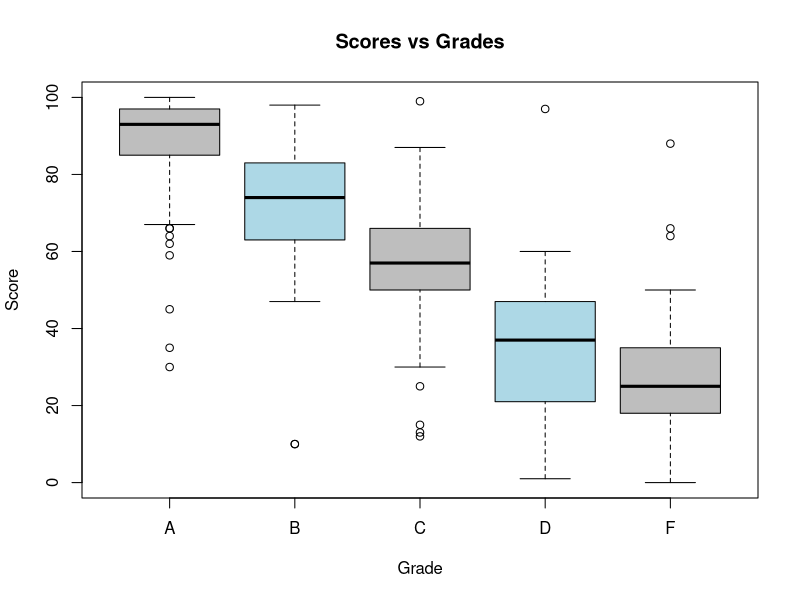
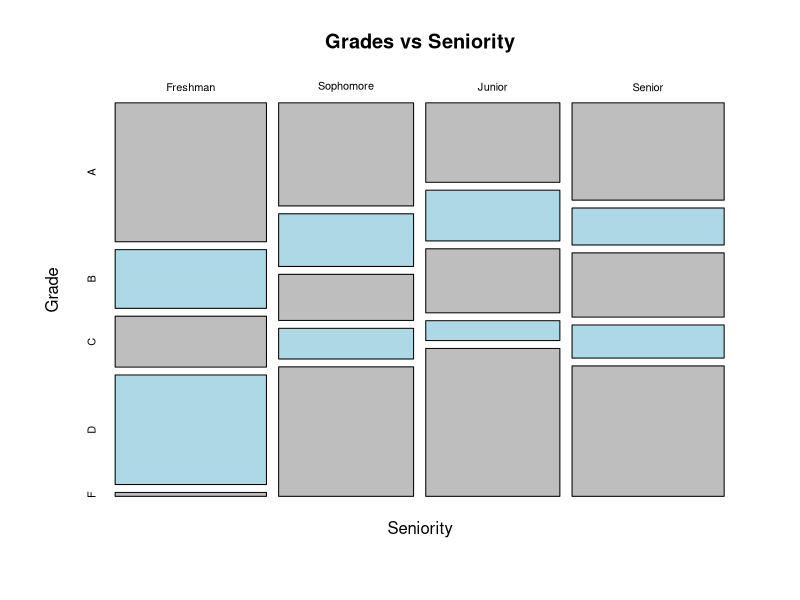
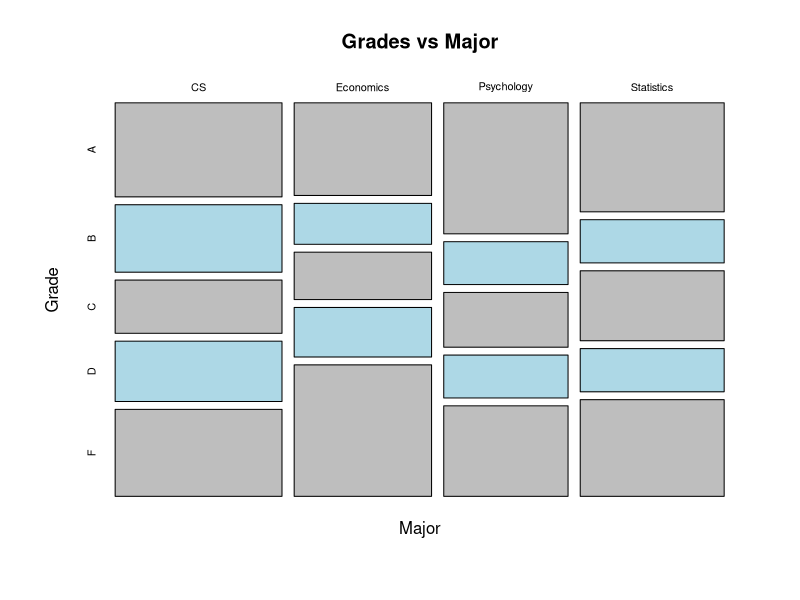
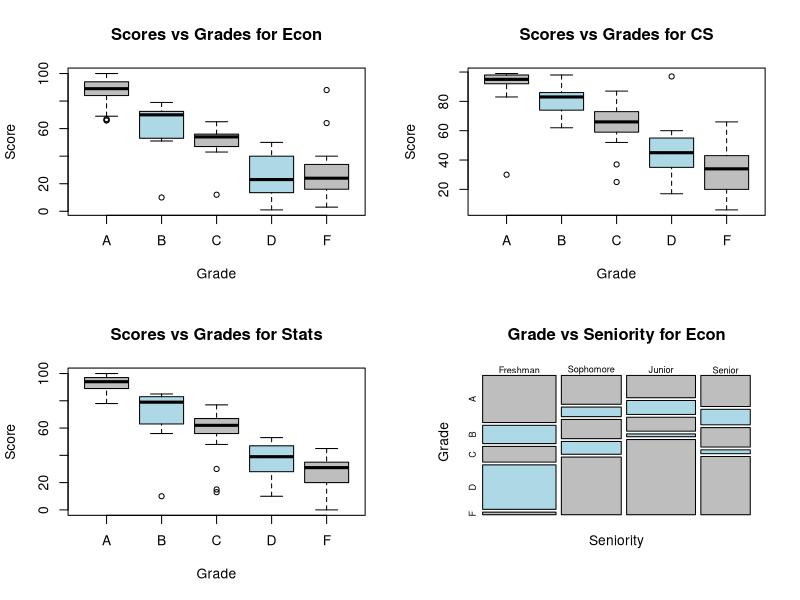
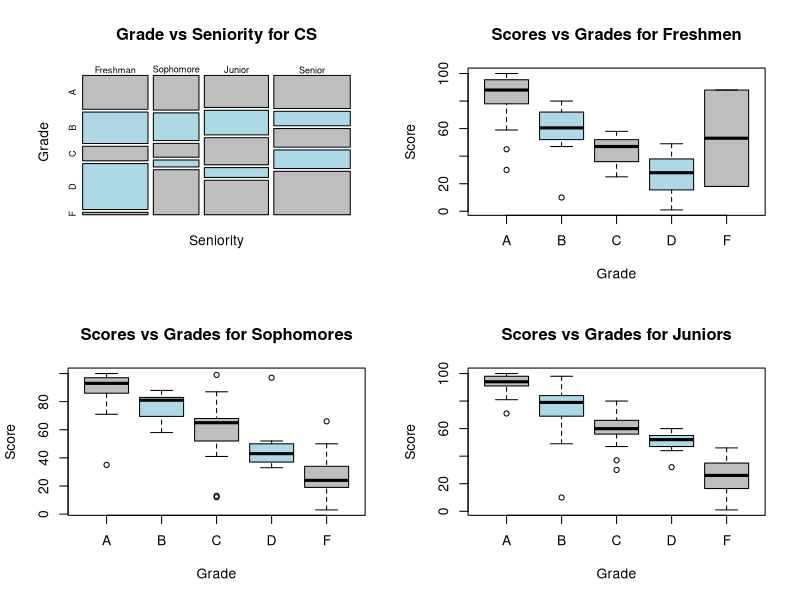
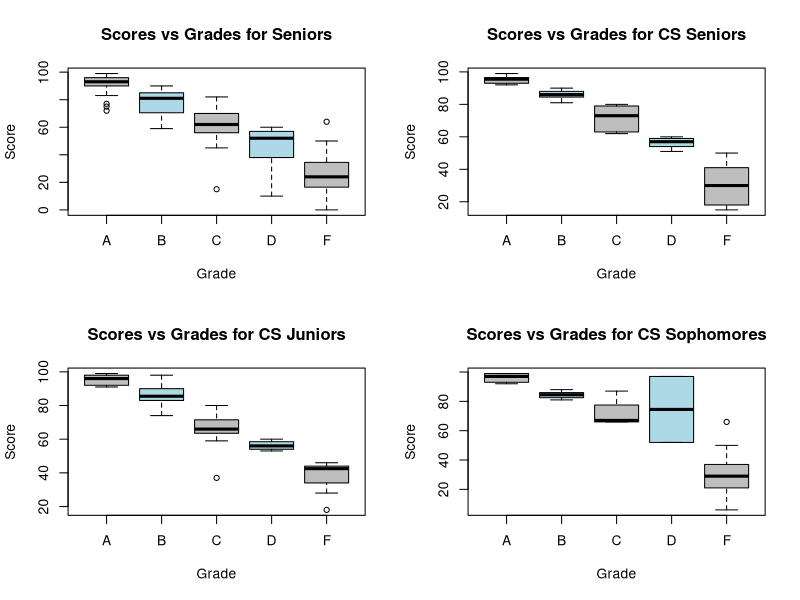
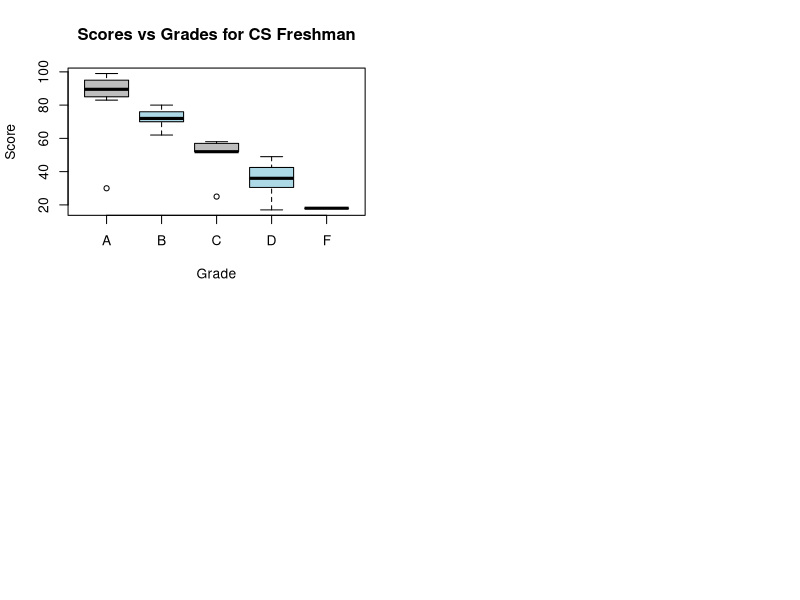

These figures' R source, in order:
moody <- read.csv("M2022train.csv")

moody$Grade <- as.factor(moody$Grade)
moody$Major <- as.factor(moody$Major)
moody$Seniority <- as.factor(moody$Seniority)

summary(moody[moody$Grade == 'A',])
summary(moody[moody$Grade == 'B',])
summary(moody[moody$Grade == 'C',])
summary(moody[moody$Grade == 'D',])
summary(moody[moody$Grade == 'F',])


mean.a <- mean(moody[moody$Grade=='A', ]$Score)
mean.a
mean.b <- mean(moody[moody$Grade=='B', ]$Score)
mean.b
mean.c <- mean(moody[moody$Grade=='C', ]$Score)
mean.c
mean.d <- mean(moody[moody$Grade=='D', ]$Score)
mean.d
mean.f <- mean(moody[moody$Grade=='F', ]$Score)
mean.f


#----------------------------------------#
mean.cs.a <- mean(moody[moody$Grade=='A' & moody$Major=='CS', ]$Score)
mean.cs.a
mean.cs.b <- mean(moody[moody$Grade=='B' & moody$Major=='CS', ]$Score)
mean.cs.b
mean.cs.c <- mean(moody[moody$Grade=='C' & moody$Major=='CS', ]$Score)
mean.cs.c
mean.cs.d <- mean(moody[moody$Grade=='D' & moody$Major=='CS', ]$Score)
mean.cs.d
mean.cs.f <- mean(moody[moody$Grade=='F' & moody$Major=='CS', ]$Score)
mean.cs.f

#----
mean.cs.a.fresh <- mean(moody[moody$Grade=='A' & moody$Major=='CS' & moody$Seniority=='Freshman', ]$Score)
mean.cs.a.fresh
mean.cs.b.fresh <- mean(moody[moody$Grade=='B' & moody$Major=='CS' & moody$Seniority=='Freshman', ]$Score)
mean.cs.b.fresh
mean.cs.c.fresh <- mean(moody[moody$Grade=='C' & moody$Major=='CS' & moody$Seniority=='Freshman', ]$Score)
mean.cs.c.fresh
mean.cs.d.fresh <- mean(moody[moody$Grade=='D' & moody$Major=='CS' & moody$Seniority=='Freshman', ]$Score)
mean.cs.d.fresh
mean.cs.f.fresh <- mean(moody[moody$Grade=='F' & moody$Major=='CS' & moody$Seniority=='Freshman', ]$Score)
mean.cs.f.fresh

#----
mean.cs.a.soph <- mean(moody[moody$Grade=='A' & moody$Major=='CS' & moody$Seniority=='Sophomore', ]$Score)
mean.cs.a.soph
mean.cs.b.soph <- mean(moody[moody$Grade=='B' & moody$Major=='CS' & moody$Seniority=='Sophomore', ]$Score)
mean.cs.b.soph
mean.cs.c.soph <- mean(moody[moody$Grade=='C' & moody$Major=='CS' & moody$Seniority=='Sophomore', ]$Score)
mean.cs.c.soph
mean.cs.d.soph <- mean(moody[moody$Grade=='D' & moody$Major=='CS' & moody$Seniority=='Sophomore', ]$Score)
mean.cs.d.soph
mean.cs.f.soph <- mean(moody[moody$Grade=='F' & moody$Major=='CS' & moody$Seniority=='Sophomore', ]$Score)
mean.cs.f.soph

#----
mean.cs.a.jr <- mean(moody[moody$Grade=='A' & moody$Major=='CS' & moody$Seniority=='Junior', ]$Score)
mean.cs.a.jr
mean.cs.b.jr <- mean(moody[moody$Grade=='B' & moody$Major=='CS' & moody$Seniority=='Junior', ]$Score)
mean.cs.b.jr
mean.cs.c.jr <- mean(moody[moody$Grade=='C' & moody$Major=='CS' & moody$Seniority=='Junior', ]$Score)
mean.cs.c.jr
mean.cs.d.jr <- mean(moody[moody$Grade=='D' & moody$Major=='CS' & moody$Seniority=='Junior', ]$Score)
mean.cs.d.jr
mean.cs.f.jr <- mean(moody[moody$Grade=='F' & moody$Major=='CS' & moody$Seniority=='Junior', ]$Score)
mean.cs.f.jr

#----
mean.cs.a.sr <- mean(moody[moody$Grade=='A' & moody$Major=='CS' & moody$Seniority=='Senior', ]$Score)
mean.cs.a.sr
mean.cs.b.sr <- mean(moody[moody$Grade=='B' & moody$Major=='CS' & moody$Seniority=='Senior', ]$Score)
mean.cs.b.sr
mean.cs.c.sr <- mean(moody[moody$Grade=='C' & moody$Major=='CS' & moody$Seniority=='Senior', ]$Score)
mean.cs.c.sr
mean.cs.d.sr <- mean(moody[moody$Grade=='D' & moody$Major=='CS' & moody$Seniority=='Senior', ]$Score)
mean.cs.d.sr
mean.cs.f.sr <- mean(moody[moody$Grade=='F' & moody$Major=='CS' & moody$Seniority=='Senior', ]$Score)
mean.cs.f.sr

#----------------------------------------#



range <- tapply(moody$Score,moody$Grade, range)
range


boxplot(moody$Score ~ moody$Grade, main = "Scores vs Grades", xlab = "Grade", ylab = "Score", col = c("gray", "light blue"))

mosaicplot(factor(moody$Seniority,levels = c("Freshman", "Sophomore", "Junior", "Senior")) ~ moody$Grade, main = "Grades vs Seniority", xlab = "Seniority", ylab = "Grade", col = c("gray", "light blue"))

mosaicplot(moody$Major ~ moody$Grade, main = "Grades vs Major", xlab = "Major", ylab = "Grade", col = c("gray", "light blue"))

par(mfrow = c(2, 2))

econ <- subset(moody, moody$Major == "Economics")
boxplot(econ$Score ~ econ$Grade, main = "Scores vs Grades for Econ", xlab = "Grade", ylab = "Score", col = c("gray", "light blue"))

cs <- subset(moody, moody$Major == "CS")
boxplot(cs$Score ~ cs$Grade, main = "Scores vs Grades for CS", xlab = "Grade", ylab = "Score", col = c("gray", "light blue"))


psych <- subset(moody, moody$Major == "Pyschology")
#boxplot(psych$Score ~ psych$Grade, main = "Scores vs Grades for Psych", xlab = "Grade", ylab = "Score", col = c("gray", "light blue"))

stats <- subset(moody, moody$Major == "Statistics")
boxplot(stats$Score ~ stats$Grade, main = "Scores vs Grades for Stats", xlab = "Grade", ylab = "Score", col = c("gray", "light blue"))


mosaicplot(factor(econ$Seniority, levels = c("Freshman", "Sophomore", "Junior", "Senior")) ~ econ$Grade, main = "Grade vs Seniority for Econ", xlab = "Seniority", ylab = "Grade", col = c("gray", "light blue"))

mosaicplot(factor(cs$Seniority, levels = c("Freshman", "Sophomore", "Junior", "Senior")) ~ cs$Grade, main = "Grade vs Seniority for CS", xlab = "Seniority", ylab = "Grade", col = c("gray", "light blue"))

#mosaicplot(factor(psych$Seniority, levels = c("Freshman", "Sophomore", "Junior", "Senior")) ~ psych$Grade, main = "Grade vs Seniority for Psych", xlab = "Seniority", ylab = "Grade", col = c("gray", "light blue"))

fresh <- subset(moody, moody$Seniority == "Freshman")
boxplot(fresh$Score ~ fresh$Grade, main = "Scores vs Grades for Freshmen", xlab = "Grade", ylab = "Score", col = c("gray", "light blue"))

soph <- subset(moody, moody$Seniority == "Sophomore")
boxplot(soph$Score ~ soph$Grade, main = "Scores vs Grades for Sophomores", xlab = "Grade", ylab = "Score", col = c("gray", "light blue"))

junior <- subset(moody, moody$Seniority == "Junior")
boxplot(junior$Score ~ junior$Grade, main = "Scores vs Grades for Juniors", xlab = "Grade", ylab = "Score", col = c("gray", "light blue"))

senior <- subset(moody, moody$Seniority == "Senior")
boxplot(senior$Score ~ senior$Grade, main = "Scores vs Grades for Seniors", xlab = "Grade", ylab = "Score", col = c("gray", "light blue"))

cs.senior <- subset(cs, cs$Seniority == "Senior")
boxplot(cs.senior$Score ~ cs.senior$Grade, main = "Scores vs Grades for CS Seniors", xlab = "Grade", ylab = "Score", col = c("gray", "light blue"))

cs.junior <- subset(cs, cs$Seniority == "Junior")
boxplot(cs.junior$Score ~ cs.junior$Grade, main = "Scores vs Grades for CS Juniors", xlab = "Grade", ylab = "Score", col = c("gray", "light blue"))

cs.soph <- subset(cs, cs$Seniority == "Sophomore")
boxplot(cs.soph$Score ~ cs.soph$Grade, main = "Scores vs Grades for CS Sophomores", xlab = "Grade", ylab = "Score", col = c("gray", "light blue"))

cs.fresh <- subset(cs, cs$Seniority == "Freshman")
boxplot(cs.fresh$Score ~ cs.fresh$Grade, main = "Scores vs Grades for CS Freshman", xlab = "Grade", ylab = "Score", col = c("gray", "light blue"))

#----------------------------------------#
mean.psych.a <- mean(moody[moody$Grade=='A' & moody$Major=='Psychology', ]$Score)
mean.psych.a
mean.psych.b <- mean(moody[moody$Grade=='B' & moody$Major=='Psychology', ]$Score)
mean.psych.b
mean.psych.c <- mean(moody[moody$Grade=='C' & moody$Major=='Psychology', ]$Score)
mean.psych.c
mean.psych.d <- mean(moody[moody$Grade=='D' & moody$Major=='Psychology', ]$Score)
mean.psych.d
mean.psych.f <- mean(moody[moody$Grade=='F' & moody$Major=='Psychology', ]$Score)
mean.psych.f

#----------------------------------------#
mean.stats.a <- mean(moody[moody$Grade=='A' & moody$Major=='Statistics', ]$Score)
mean.stats.a
mean.stats.b <- mean(moody[moody$Grade=='B' & moody$Major=='Statistics', ]$Score)
mean.stats.b
mean.stats.c <- mean(moody[moody$Grade=='C' & moody$Major=='Statistics', ]$Score)
mean.stats.c
mean.stats.d <- mean(moody[moody$Grade=='D' & moody$Major=='Statistics', ]$Score)
mean.stats.d
mean.stats.f <- mean(moody[moody$Grade=='F' & moody$Major=='Statistics', ]$Score)
mean.stats.f
#----------------------------------------#
mean.econ.a <- mean(moody[moody$Grade=='A' & moody$Major=='Economics', ]$Score)
mean.econ.a
mean.econ.b <- mean(moody[moody$Grade=='B' & moody$Major=='Economics', ]$Score)
mean.econ.b
mean.econ.c <- mean(moody[moody$Grade=='C' & moody$Major=='Economics', ]$Score)
mean.econ.c
mean.econ.d <- mean(moody[moody$Grade=='D' & moody$Major=='Economics', ]$Score)
mean.econ.d
mean.econ.f <- mean(moody[moody$Grade=='F' & moody$Major=='Economics', ]$Score)
mean.econ.f



train <- moody[sample(1:nrow(moody)), ]
training <- train[1:100,]
testing <- train[101:nrow(train),]

myprediction <- training
decision <- rep("F", nrow(myprediction))

decision[myprediction$Major == "CS" & myprediction$Seniority == "Senior" & myprediction$Score >= 92] <- "A"
decision[myprediction$Major == "CS" & myprediction$Seniority == "Senior" & myprediction$Score >= 84] <- "B"
decision[myprediction$Major == "CS" & myprediction$Seniority == "Senior" & myprediction$Score >= 70] <- "C"
decision[myprediction$Major == "CS" & myprediction$Seniority == "Senior" & myprediction$Score >= 54] <- "D"

decision[myprediction$Major == "CS" & myprediction$Seniority == "Junior" & myprediction$Score >= 92] <- "A"
decision[myprediction$Major == "CS" & myprediction$Seniority == "Junior" & myprediction$Score >= 84] <- "B"
decision[myprediction$Major == "CS" & myprediction$Seniority == "Junior" & myprediction$Score >= 64] <- "C"
decision[myprediction$Major == "CS" & myprediction$Seniority == "Junior" & myprediction$Score >= 54] <- "D"

decision[myprediction$Major == "CS" & myprediction$Seniority == "Sophomore" & myprediction$Score >= 93] <- "A"
decision[myprediction$Major == "CS" & myprediction$Seniority == "Sophomore" & myprediction$Score >= 82] <- "B"
decision[myprediction$Major == "CS" & myprediction$Seniority == "Sophomore" & myprediction$Score >= 70] <- "C"
decision[myprediction$Major == "CS" & myprediction$Seniority == "Sophomore" & myprediction$Score >= 74] <- "D"

decision[myprediction$Major == "CS" & myprediction$Seniority == "Freshman" & myprediction$Score >= 85] <- "A"
decision[myprediction$Major == "CS" & myprediction$Seniority == "Freshman" & myprediction$Score >= 71] <- "B"
decision[myprediction$Major == "CS" & myprediction$Seniority == "Freshman" & myprediction$Score >= 48] <- "C"
decision[myprediction$Major == "CS" & myprediction$Seniority == "Freshman" & myprediction$Score >= 34] <- "D"

decision[myprediction$Major == "Economics" & myprediction$Score >= 87] <- "A"
decision[myprediction$Major == "Economics" & myprediction$Score >= 63] <- "B"
decision[myprediction$Major == "Economics" & myprediction$Score >= 51] <- "C"
decision[myprediction$Major == "Economics" & myprediction$Score >= 26] <- "D"

decision[myprediction$Major == "Pyschology" & myprediction$Score >= 83] <- "A"
decision[myprediction$Major == "Psychology" & myprediction$Score >= 59] <- "B"
decision[myprediction$Major == "Psychology" & myprediction$Score >= 48] <- "C"
decision[myprediction$Major == "Psychology" & myprediction$Score >= 24] <- "D"

decision[myprediction$Major == "Statistics" & myprediction$Score >= 92] <- "A"
decision[myprediction$Major == "Statistics" & myprediction$Score >= 72] <- "B"
decision[myprediction$Major == "Statistics" & myprediction$Score >= 58] <- "C"
decision[myprediction$Major == "Statistics" & myprediction$Score >= 37] <- "D"

myprediction$Grade <- decision
error <- mean(training$Grade != myprediction$Grade)
error


testSNoGrade <- read.csv("M2022testSNoGrade.csv")
mysubmission <- read.csv("M2022submission.csv")
mypredictiontest <- testSNoGrade
decisiontest <- rep("F",nrow(mypredictiontest))

decisiontest[myprediction$Major == "CS" & myprediction$Seniority == "Senior" & myprediction$Score >= 92] <- "A"
decisiontest[myprediction$Major == "CS" & myprediction$Seniority == "Senior" & myprediction$Score >= 84] <- "B"
decisiontest[myprediction$Major == "CS" & myprediction$Seniority == "Senior" & myprediction$Score >= 70] <- "C"
decisiontest[myprediction$Major == "CS" & myprediction$Seniority == "Senior" & myprediction$Score >= 54] <- "D"

decisiontest[myprediction$Major == "CS" & myprediction$Seniority == "Junior" & myprediction$Score >= 92] <- "A"
decisiontest[myprediction$Major == "CS" & myprediction$Seniority == "Junior" & myprediction$Score >= 84] <- "B"
decisiontest[myprediction$Major == "CS" & myprediction$Seniority == "Junior" & myprediction$Score >= 64] <- "C"
decisiontest[myprediction$Major == "CS" & myprediction$Seniority == "Junior" & myprediction$Score >= 54] <- "D"

decisiontest[myprediction$Major == "CS" & myprediction$Seniority == "Sophomore" & myprediction$Score >= 93] <- "A"
decisiontest[myprediction$Major == "CS" & myprediction$Seniority == "Sophomore" & myprediction$Score >= 82] <- "B"
decisiontest[myprediction$Major == "CS" & myprediction$Seniority == "Sophomore" & myprediction$Score >= 70] <- "C"
decisiontest[myprediction$Major == "CS" & myprediction$Seniority == "Sophomore" & myprediction$Score >= 74] <- "D"

decisiontest[myprediction$Major == "CS" & myprediction$Seniority == "Freshman" & myprediction$Score >= 85] <- "A"
decisiontest[myprediction$Major == "CS" & myprediction$Seniority == "Freshman" & myprediction$Score >= 71] <- "B"
decisiontest[myprediction$Major == "CS" & myprediction$Seniority == "Freshman" & myprediction$Score >= 48] <- "C"
decisiontest[myprediction$Major == "CS" & myprediction$Seniority == "Freshman" & myprediction$Score >= 34] <- "D"

decisiontest[myprediction$Major == "Economics" & myprediction$Score >= 87] <- "A"
decisiontest[myprediction$Major == "Economics" & myprediction$Score >= 63] <- "B"
decisiontest[myprediction$Major == "Economics" & myprediction$Score >= 51] <- "C"
decisiontest[myprediction$Major == "Economics" & myprediction$Score >= 26] <- "D"

decisiontest[myprediction$Major == "Pyschology" & myprediction$Score >= 83] <- "A"
decisiontest[myprediction$Major == "Psychology" & myprediction$Score >= 59] <- "B"
decisiontest[myprediction$Major == "Psychology" & myprediction$Score >= 48] <- "C"
decisiontest[myprediction$Major == "Psychology" & myprediction$Score >= 24] <- "D"

decisiontest[myprediction$Major == "Statistics" & myprediction$Score >= 92] <- "A"
decisiontest[myprediction$Major == "Statistics" & myprediction$Score >= 72] <- "B"
decisiontest[myprediction$Major == "Statistics" & myprediction$Score >= 58] <- "C"
decisiontest[myprediction$Major == "Statistics" & myprediction$Score >= 37] <- "D"
mypredictiontest$Grade <- decisiontest
mypredictiontest$Grade = mysubmission$Grade
mysubmission$Grade <- decisiontest


file <-read.csv("M2022submission.csv")
file$Grade <- decisiontest

write.csv(mysubmission, file = "mysubmission2.csv", row.names=FALSE)





